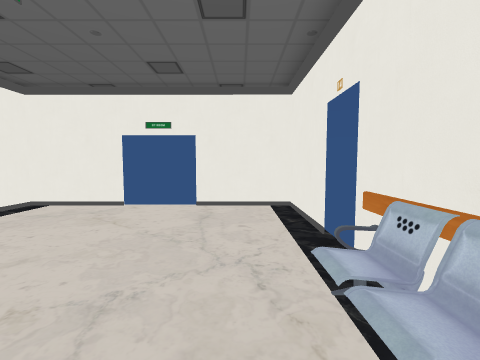
view 1 (above)

16 first-person views from a walk through a Unity game level. The camera is 1.3 m above the floor, tilts 4° down and sees 90° across. Doors are open. The floor is counted in squares, 1 m on a side. Each view is taken from the middle of a square. On the plan, view 1 faces up. The plan holds only what a view shows up to about 12 squares ahead; the rest is blank.

view 2
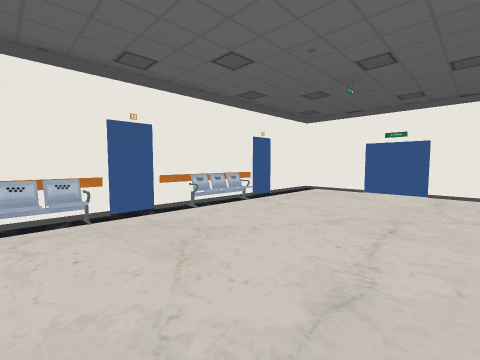

view 3
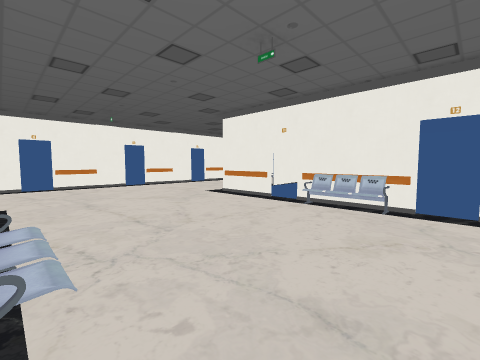

view 4
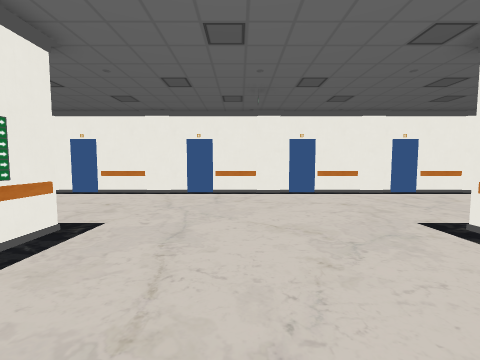

view 5
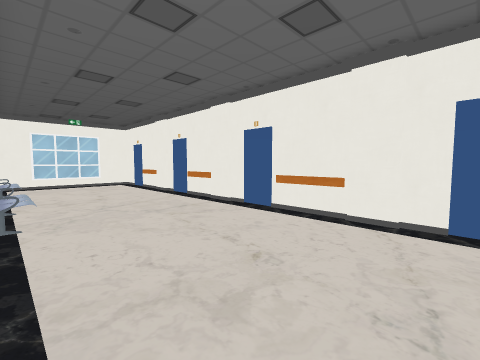

view 6
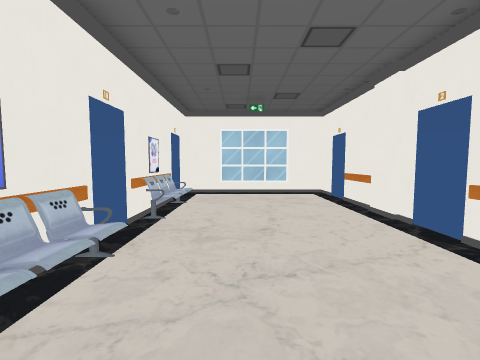

view 7
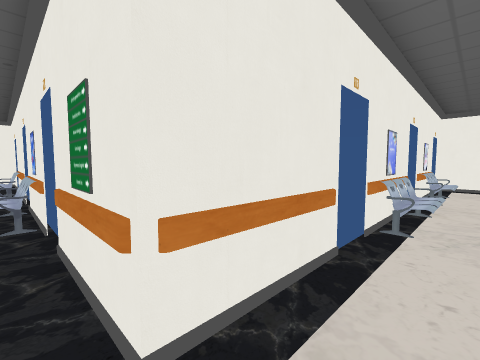

view 8
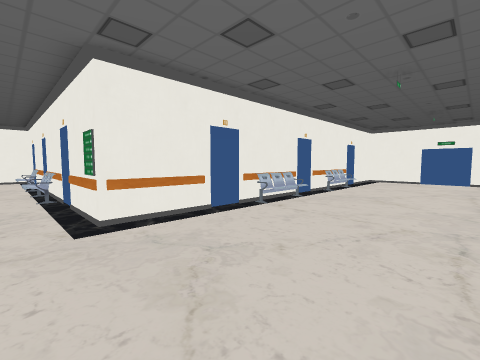

view 9
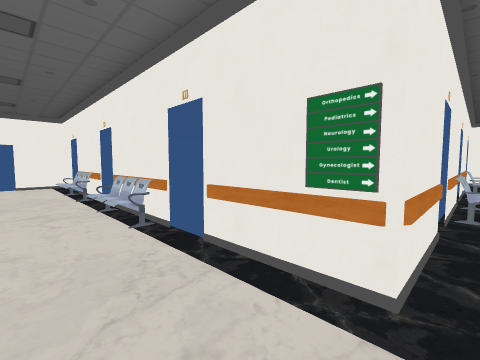

view 10
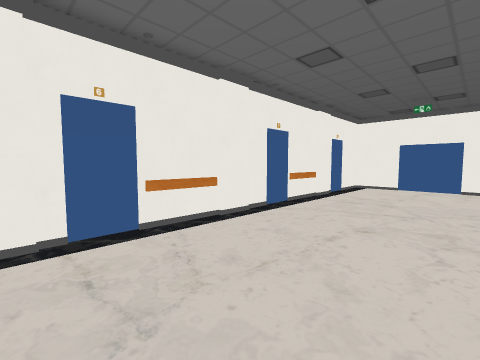

view 11
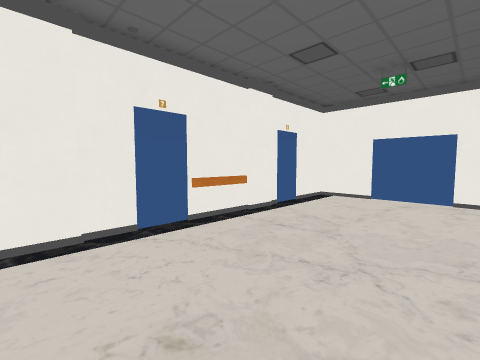

view 12
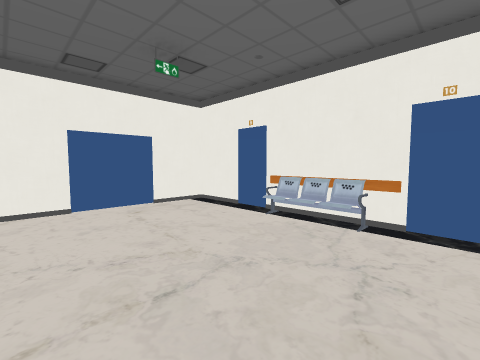

view 13
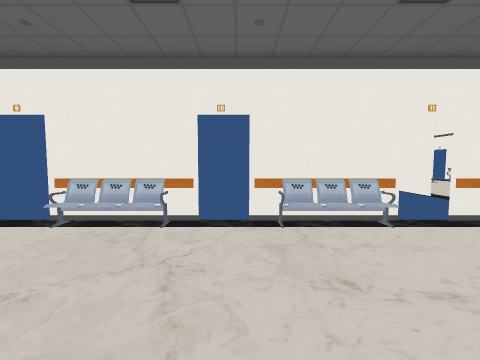

view 14
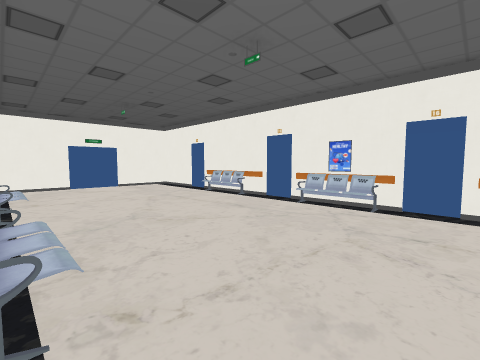

view 15
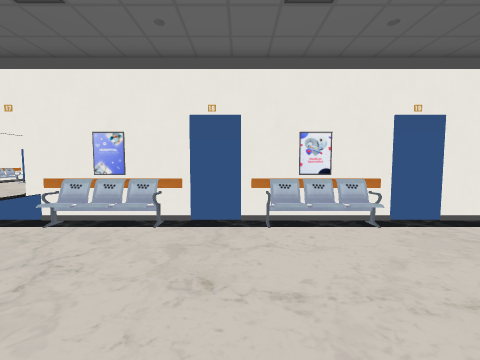

view 16
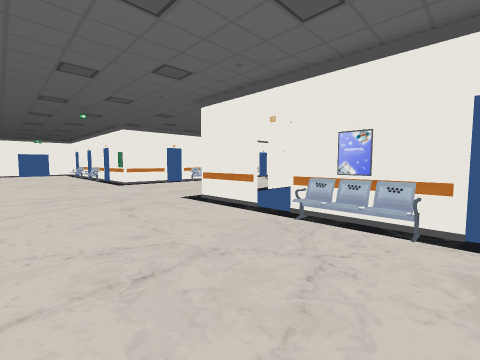

### Floor plan
Points are (right, up) in squares from view 1. A wall is a line through its corners. A room is listed if a view was taken in it or the views show most of it. See-through windows are left out.
Room 1 (views 1, 2, 3, 4, 5, 6, 7, 8, 9, 10, 11, 12, 13, 14, 15, 16)
walls: (-6.4, -6.6) (-6.5, -9.6) (-9.4, -9.6); (1.6, -5.6) (1.6, -2); (-4.2, -15.7) (-0.8, -15.7); (-10.4, -9.6) (-13.9, -9.6); (4.4, -9.6) (1.6, -9.6) (1.6, -6.6); (0.2, -15.7) (4.4, -15.7); (-6.4, -2) (-6.4, -5.6); (-8.8, -15.7) (-5.2, -15.7); (1.6, -1) (1.6, 3.2); (5.4, -15.7) (8.9, -15.7); (-14.9, -9.6) (-17.6, -9.6); (-6.4, 3.2) (-6.4, -1); (-13.9, -15.7) (-9.8, -15.7); (1.6, 4.2) (1.6, 7.3) (-1.4, 7.3); (10, -15.7) (13.5, -15.7); (-3.5, 7.4) (-6.4, 7.4) (-6.4, 4.4); (-19.4, -9.6) (-21.5, -9.6) (-21.5, -11.6); (-18.5, -15.7) (-14.9, -15.7); (14.5, -15.7) (15.7, -15.7) (15.7, -9.6) (5.4, -9.6); (-21.5, -13.6) (-21.5, -15.7) (-19.5, -15.7)
ways out: open door at (-21.5, -12.5); open door at (-19, -16); open door at (-19, -9.5); open door at (-14.5, -16); open door at (-14.5, -9.5); open door at (-10, -9.5); open door at (-9.5, -16); open door at (-6.7, 3.7); open door at (-6.5, -6); open door at (-6.5, -1.5); open door at (-4.5, -16); open door at (-2.5, 7); open door at (-0.5, -16); open door at (2, -6); open door at (2, -1.5); open door at (2, 3.5); open door at (5, -9.5); open door at (9.5, -16); open door at (9.5, -9.5); open door at (14, -16); open door at (14, -9.5); gap at (4.5, -16)
objects: other object (-18, -10); other object (-13, -10); other object (-6, -3); other object (-6, 2); other object (1, -4) to (1, -3); other object (1, 0); other object (1, 2); other object (7, -10); other object (11, -10)

Where each view was taken, in squares from view 1:
view 1: 0 up, 0 right, facing up
view 2: 4 down, 0 right, facing up-left
view 3: 1 down, 1 right, facing down-left
view 4: 5 down, 2 left, facing down
view 5: 10 down, 0 right, facing down-right
view 6: 12 down, 5 right, facing right
view 7: 11 down, 1 right, facing up-right
view 8: 11 down, 1 left, facing up-left
view 9: 12 down, 6 left, facing up-left
view 10: 11 down, 8 left, facing down-left
view 11: 11 down, 12 left, facing down-left
view 12: 15 down, 14 left, facing up-left
view 13: 15 down, 14 left, facing up
view 14: 7 down, 6 left, facing up-right
view 15: 15 down, 10 right, facing up
view 16: 15 down, 9 right, facing up-left
